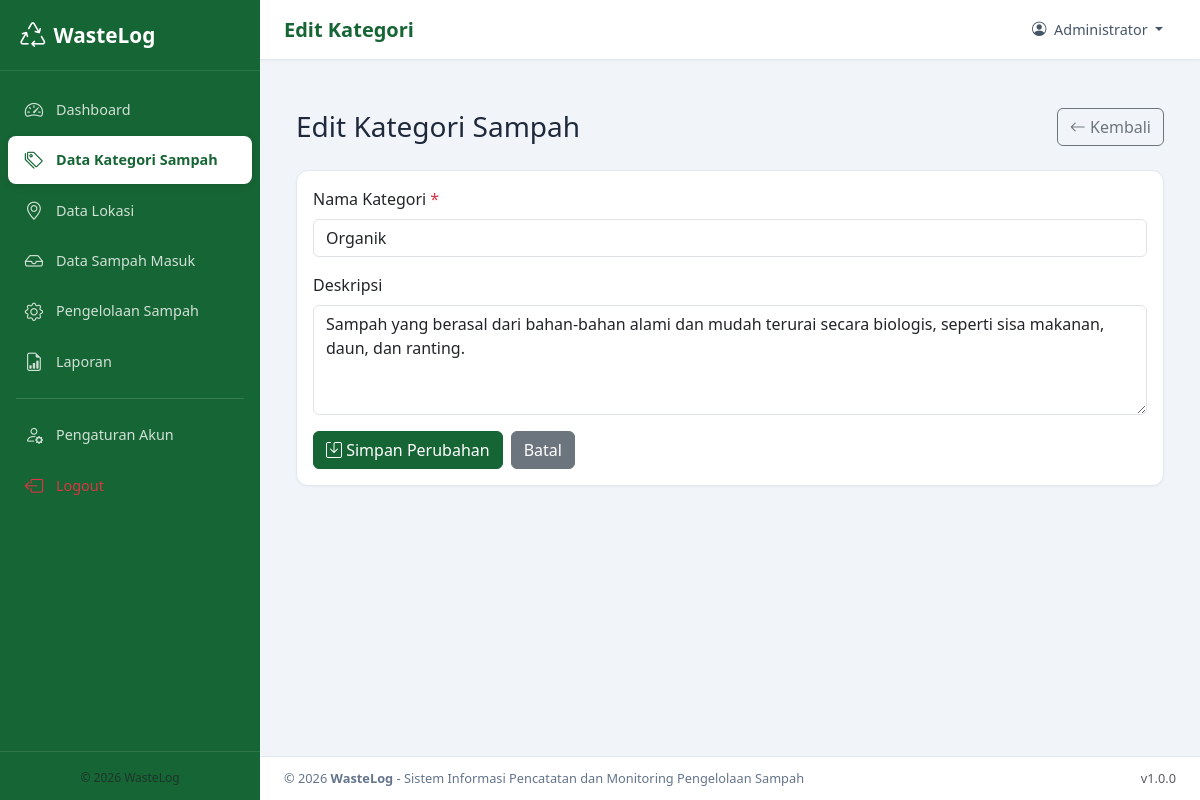
/kategori/edit.php?id=1 (signed in), run on the app's committed database.
### tables this page shows
CREATE TABLE `kategori_sampah` (
    `id`             INT NOT NULL AUTO_INCREMENT,
    `nama_kategori`  VARCHAR(100) NOT NULL,
    `deskripsi`      TEXT,
    `created_at`     TIMESTAMP DEFAULT CURRENT_TIMESTAMP,
    PRIMARY KEY (`id`)
);

### config/koneksi.php (called while the page is built, shortened)
<?php
function e(?string $str): string {
    return htmlspecialchars($str ?? '', ENT_QUOTES, 'UTF-8');
}

### kategori/edit.php (the view, shortened to what this page needs)
<?php
require_once __DIR__ . '/../config/koneksi.php';
$id = isset($_GET['id']) ? (int)$_GET['id'] : 0;
$stmt = $pdo->prepare("SELECT * FROM kategori_sampah WHERE id = :id");
$stmt->execute([':id' => $id]);
$kategori = $stmt->fetch();
$nama_kategori = $kategori['nama_kategori'];
$deskripsi = $kategori['deskripsi'] ?? '';
require_once __DIR__ . '/../includes/header.php';
require_once __DIR__ . '/../includes/sidebar.php';
require_once __DIR__ . '/../includes/navbar.php';
?>
<div class="container-fluid py-4">
    <div class="d-flex justify-content-between align-items-center mb-4">
        <h1 class="h3 mb-0">Edit Kategori Sampah</h1>
        <a href="<?= BASE_URL ?>/kategori/index.php" class="btn btn-outline-secondary">
            <i class="bi bi-arrow-left"></i> Kembali
        </a>
    </div>
    <div class="card">
        <div class="card-body">
            <form method="POST" action="<?= BASE_URL ?>/kategori/edit.php?id=<?= (int)$id ?>">
                <div class="mb-3">
                    <label for="nama_kategori" class="form-label">Nama Kategori <span class="text-danger">*</span></label>
                    <input type="text" class="form-control" id="nama_kategori" name="nama_kategori"
                           value="<?= e($nama_kategori) ?>" required maxlength="100"
                           placeholder="Masukkan nama kategori">
                </div>
                <div class="mb-3">
                    <label for="deskripsi" class="form-label">Deskripsi</label>
                    <textarea class="form-control" id="deskripsi" name="deskripsi"
                              rows="4" placeholder="Masukkan deskripsi kategori (opsional)"><?= e($deskripsi) ?></textarea>
                </div>
                <div class="d-flex gap-2">
                    <button type="submit" class="btn btn-primary">
                        <i class="bi bi-save"></i> Simpan Perubahan
                    </button>
                    <a href="<?= BASE_URL ?>/kategori/index.php" class="btn btn-secondary">Batal</a>
                </div>
            </form>
        </div>
    </div>
</div>
<?php require_once __DIR__ . '/../includes/footer.php'; ?>

### assets/css/style.css (style rules this page uses)
:root { --primary: #166534; --primary-light: #22C55E; --primary-dark: #14532d; --primary-bg: #f0fdf4; --sidebar-width: 260px; --navbar-height: 60px; --transition: 0.3s ease; }
* { box-sizing: border-box; }
body { font-family: 'Segoe UI', system-ui, -apple-system, sans-serif; background: #f1f5f9; color: #1e293b; margin: 0; min-height: 100vh; }
a { text-decoration: none; }
.card { border: 1px solid #e2e8f0; border-radius: 0.75rem; box-shadow: 0 1px 3px rgba(0,0,0,0.04); }
.btn-primary { background: var(--primary); border-color: var(--primary); }

### data on the page
kategori_sampah: nama_kategori "Organik", deskripsi "Sampah yang berasal dari bahan-bahan alami dan mudah terurai secara biologis, seperti sisa makanan, daun, dan ranting."

### other printed values
APP_NAME "WasteLog"
$page_title "Edit Kategori"
$_SESSION['user_nama'] "Administrator"
